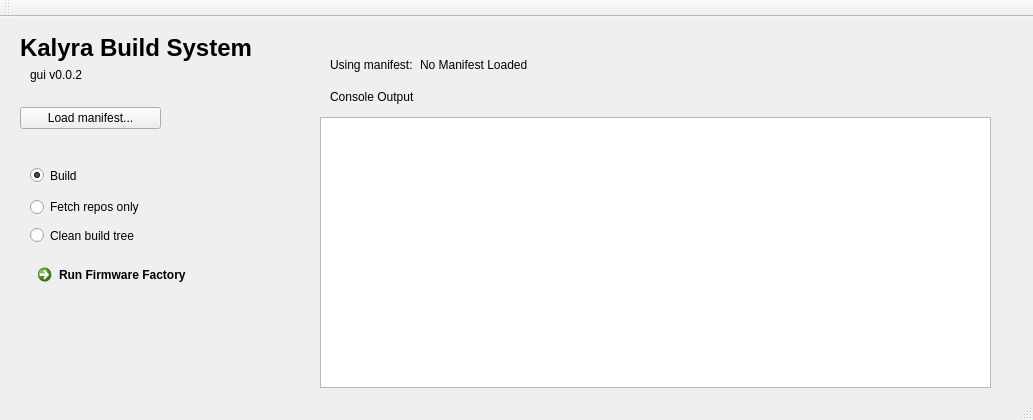
<?xml version="1.0" encoding="UTF-8"?>
<ui version="4.0">
 <class>MainWindow</class>
 <widget class="QMainWindow" name="MainWindow">
  <property name="geometry">
   <rect>
    <x>0</x>
    <y>0</y>
    <width>1033</width>
    <height>420</height>
   </rect>
  </property>
  <property name="windowTitle">
   <string>MainWindow</string>
  </property>
  <widget class="QWidget" name="centralWidget">
   <widget class="QPushButton" name="pushButton">
    <property name="geometry">
     <rect>
      <x>20</x>
      <y>90</y>
      <width>141</width>
      <height>22</height>
     </rect>
    </property>
    <property name="text">
     <string>Load manifest...</string>
    </property>
   </widget>
   <widget class="QRadioButton" name="optFetchOnly">
    <property name="geometry">
     <rect>
      <x>30</x>
      <y>180</y>
      <width>161</width>
      <height>20</height>
     </rect>
    </property>
    <property name="text">
     <string>Fetch repos only</string>
    </property>
   </widget>
   <widget class="QCommandLinkButton" name="commandLinkButton">
    <property name="geometry">
     <rect>
      <x>30</x>
      <y>240</y>
      <width>251</width>
      <height>41</height>
     </rect>
    </property>
    <property name="text">
     <string>Run Firmware Factory</string>
    </property>
   </widget>
   <widget class="QTextBrowser" name="textBrowser">
    <property name="geometry">
     <rect>
      <x>320</x>
      <y>100</y>
      <width>671</width>
      <height>271</height>
     </rect>
    </property>
    <property name="sizeAdjustPolicy">
     <enum>QAbstractScrollArea::AdjustToContents</enum>
    </property>
   </widget>
   <widget class="QLabel" name="txtConsoleOut">
    <property name="geometry">
     <rect>
      <x>330</x>
      <y>70</y>
      <width>131</width>
      <height>20</height>
     </rect>
    </property>
    <property name="text">
     <string>Console Output</string>
    </property>
   </widget>
   <widget class="QLabel" name="txtHeadline">
    <property name="geometry">
     <rect>
      <x>20</x>
      <y>10</y>
      <width>301</width>
      <height>41</height>
     </rect>
    </property>
    <property name="font">
     <font>
      <pointsize>18</pointsize>
      <weight>75</weight>
      <bold>true</bold>
     </font>
    </property>
    <property name="text">
     <string>Kalyra Build System</string>
    </property>
   </widget>
   <widget class="QLabel" name="txtManifest">
    <property name="geometry">
     <rect>
      <x>330</x>
      <y>40</y>
      <width>101</width>
      <height>16</height>
     </rect>
    </property>
    <property name="text">
     <string>Using manifest:</string>
    </property>
   </widget>
   <widget class="QLabel" name="txtCurrManifest">
    <property name="geometry">
     <rect>
      <x>420</x>
      <y>40</y>
      <width>271</width>
      <height>16</height>
     </rect>
    </property>
    <property name="text">
     <string>No Manifest Loaded</string>
    </property>
   </widget>
   <widget class="QRadioButton" name="optClean">
    <property name="geometry">
     <rect>
      <x>30</x>
      <y>210</y>
      <width>131</width>
      <height>17</height>
     </rect>
    </property>
    <property name="text">
     <string>Clean build tree</string>
    </property>
   </widget>
   <widget class="QRadioButton" name="optBuild">
    <property name="geometry">
     <rect>
      <x>30</x>
      <y>150</y>
      <width>141</width>
      <height>17</height>
     </rect>
    </property>
    <property name="text">
     <string>Build</string>
    </property>
    <property name="checked">
     <bool>true</bool>
    </property>
   </widget>
   <widget class="QLabel" name="txtVersion">
    <property name="geometry">
     <rect>
      <x>30</x>
      <y>50</y>
      <width>71</width>
      <height>16</height>
     </rect>
    </property>
    <property name="text">
     <string>gui v0.0.2</string>
    </property>
   </widget>
  </widget>
  <widget class="QToolBar" name="mainToolBar">
   <attribute name="toolBarArea">
    <enum>TopToolBarArea</enum>
   </attribute>
   <attribute name="toolBarBreak">
    <bool>false</bool>
   </attribute>
  </widget>
  <widget class="QStatusBar" name="statusBar"/>
 </widget>
 <layoutdefault spacing="6" margin="11"/>
 <resources/>
 <connections/>
</ui>
